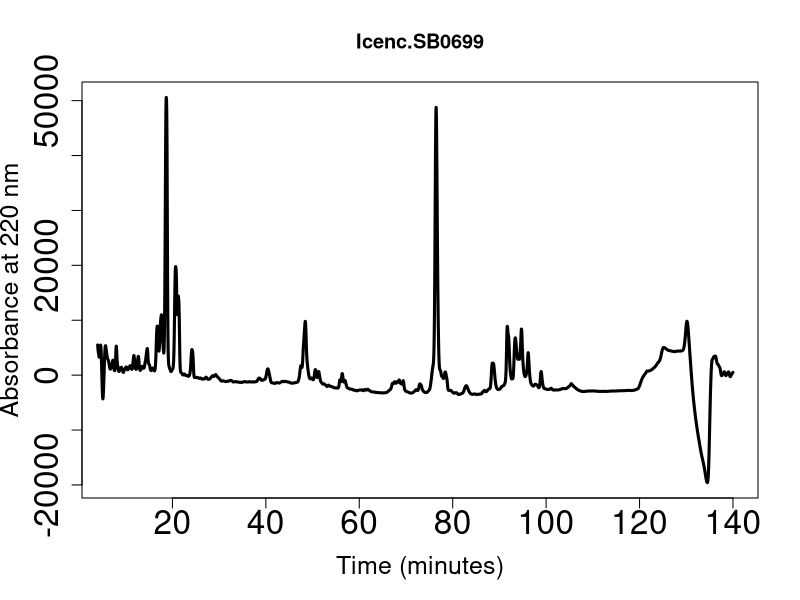
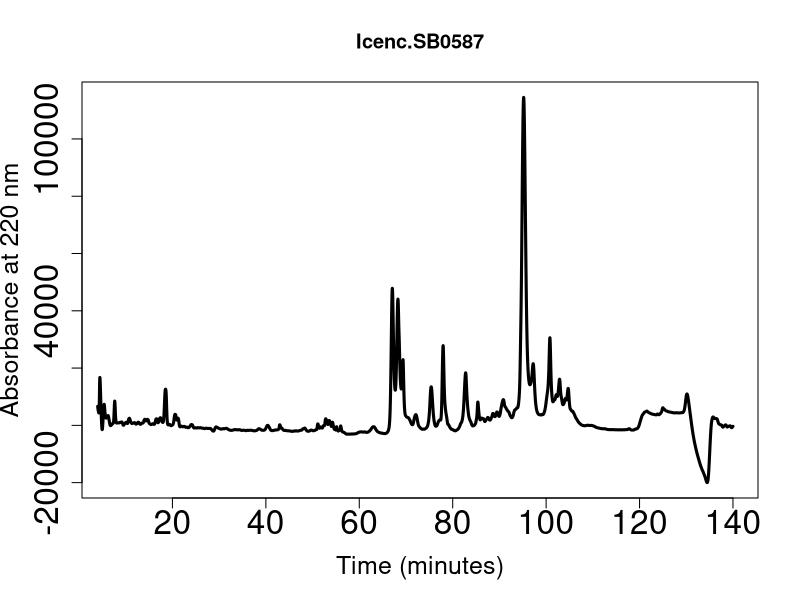
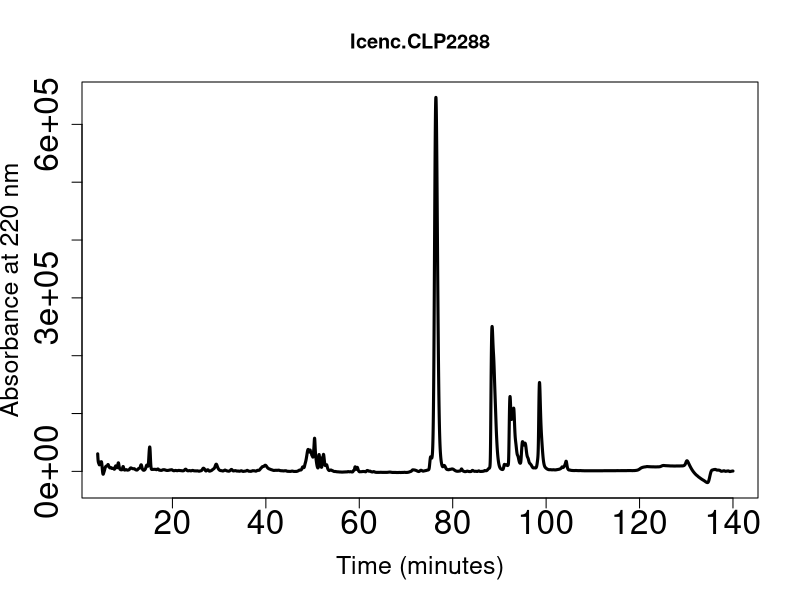

The R source for these figures, in order: (Note: this script raises an error after producing the figures.)
##Load data-first column is titled X and then the rest are names of individual

#####ForMac
ImantodesComp <- read.csv("Imantodes_RAW.csv",header = TRUE)

View(ImantodesComp)
################ForMac
i=2 ##starts with first individual which should be your second column
while(i<=5) ##Goes to your last column which should be your last individual
{
  name1="/HPLC/Graphs/"
  num=(colnames(ImantodesComp[i]))
  ext=".pdf"
  path3=paste(name1,num,ext)
  pdf(file=path3,height=7,width=10)
  plot(ImantodesComp[[i]]~ImantodesComp$Time,type="l", xlim=c(6,140), cex.axis=2, cex.lab=1.5, lwd=3,
       ylab="Absorbance at 220 nm",xlab="Time (minutes)",
       main=colnames(ImantodesComp[i]))
  dev.off()
  i=i+1
}

##Graph output to fit what was wanted for paper, they can all be modified however you want
